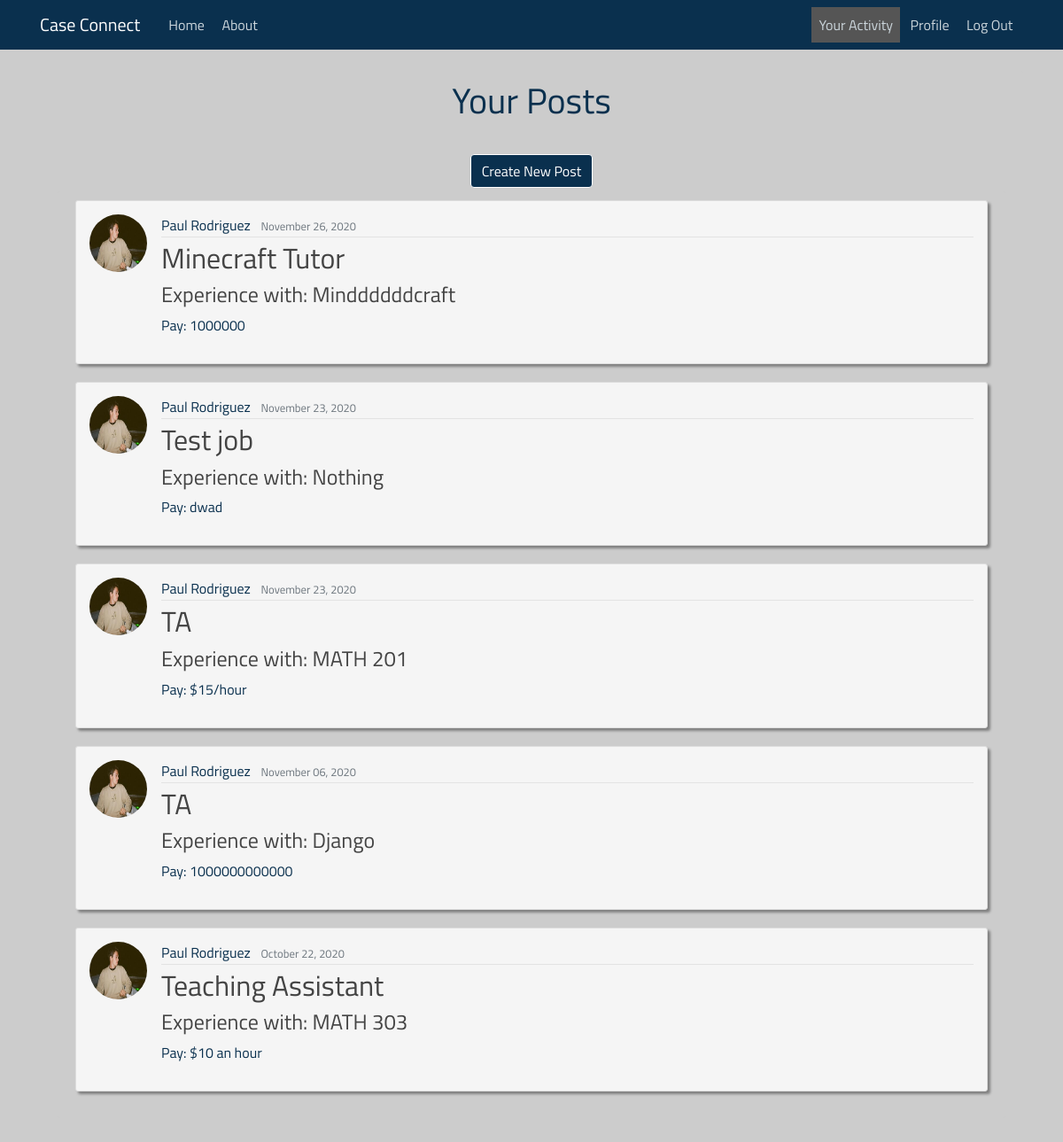
Page /post-list (signed in) on the earlier database version.
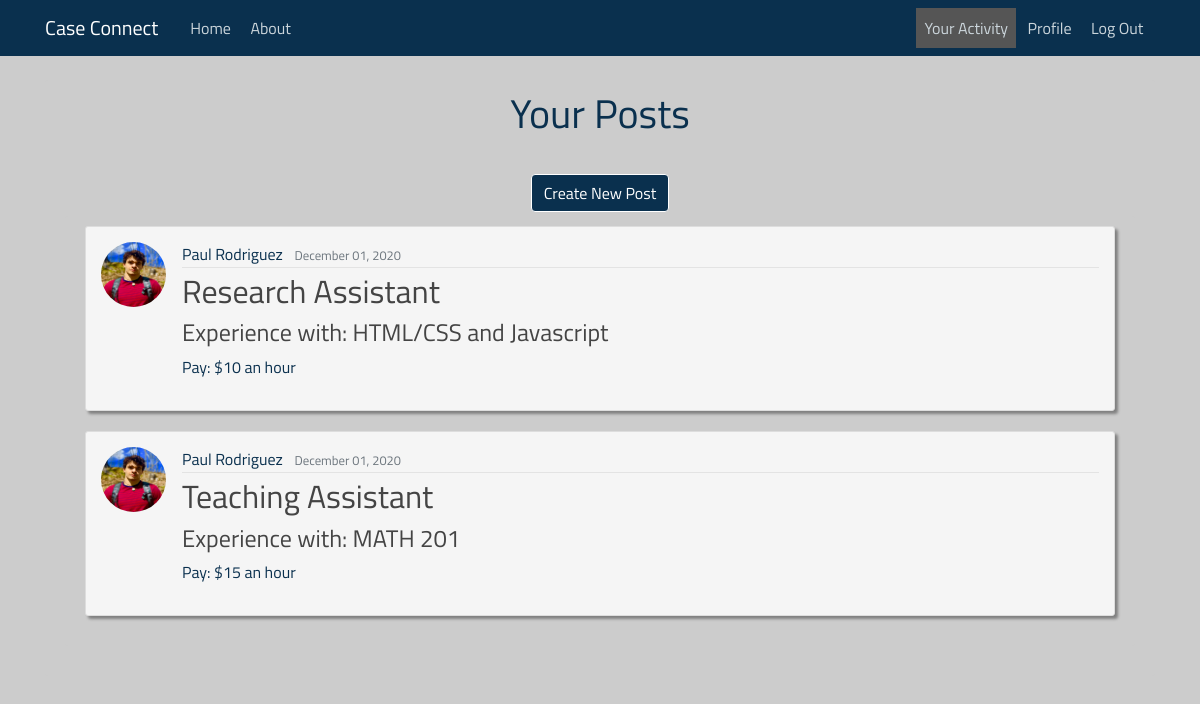
Same page on the later database version.
### case_connecting/models.py (models this page shows, shortened)
class Post(models.Model):
    recruiter = models.ForeignKey(User, on_delete=models.CASCADE)
    position = models.CharField(max_length=200)
    knowledge = models.CharField(max_length=200)
    content = models.TextField()
    pay = models.CharField(max_length=200)
    date_posted = models.DateTimeField(default=timezone.now)

### users/models.py (models this page shows, shortened)
class Profile(models.Model):
    user = models.OneToOneField(User, on_delete=models.CASCADE)
    image = models.ImageField(default='default.jpg', upload_to='profile_pics')
    resume = models.FileField(default=None, upload_to='resumes')

### case_connecting/views.py (the view)
# urls.py: path('post-list', CurrentUserPostListView.as_view(), name="case_connecting-posts"),
class CurrentUserPostListView(LoginRequiredMixin, ListView):
    model = Post
    template_name = 'case_connecting/current_user_posts.html'
    context_object_name = 'posts'
    paginate_by = 8  # the number of posts per page
    def get_queryset(self):
        user = self.request.user
        return Post.objects.filter(recruiter=user).order_by('-date_posted')

### templates/case_connecting/current_user_posts.html (shortened to what this page needs)
{% extends "case_connecting/base.html" %}
{% load static %}
{% block content %}
<head>
    <link rel="stylesheet" type="text/css" href="{% static 'case_connecting/activity.css' %}">
</head>
    <div class="content-section" id="posting-list">
        <div>
            <h1>Your Posts</h1>
            <br>
        </div>
    <div align="center">
        <a class="btn btn-danger mt-1 mb-1 button" href="{% url 'post-create' %}">Create New Post</a>
    </div>
    <div class="content-section" id="posting-list">
        {% for post in posts %}
            <article id="post" class="media content-section">
            <img class="rounded-circle article-img" src="{{ post.recruiter.profile.image.url }}">
                  <div class="media-body">
                    <div class="article-metadata">
                      <a class="mr-2">{{ post.recruiter.get_full_name }}</a>
                      <small class="text-muted">{{ post.date_posted|date:"F d, Y" }}</small>
                    </div>
                    <h2><a class="article-title" href="{% url 'post-detail' post.id %}">{{ post.position }}</a></h2>
                      <h4>Experience with: {{ post.knowledge }}</h4>
                      <p class="article-content">Pay: {{ post.pay }}</p>
                  </div>
                </article>
        {% endfor %}
    </div>
{% endblock %}

Differences in the rows shown:
removed Post: recruiter.profile.image (picture), recruiter.get_full_name "Paul Rodriguez", date_posted "November 26, 2020", position "Minecraft Tutor", knowledge "Minddddddcraft", pay "1000000"
removed Post: recruiter.profile.image (picture), recruiter.get_full_name "Paul Rodriguez", date_posted "November 23, 2020", position "Test job", knowledge "Nothing", pay "dwad"
removed Post: recruiter.profile.image (picture), recruiter.get_full_name "Paul Rodriguez", date_posted "November 23, 2020", position "TA", knowledge "MATH 201", pay "$15/hour"
removed Post: recruiter.profile.image (picture), recruiter.get_full_name "Paul Rodriguez", date_posted "November 06, 2020", position "TA", knowledge "Django", pay "1000000000000"
removed Post: recruiter.profile.image (picture), recruiter.get_full_name "Paul Rodriguez", date_posted "October 22, 2020", position "Teaching Assistant", knowledge "MATH 303", pay "$10 an hour"
added Post: recruiter.profile.image (picture), recruiter.get_full_name "Paul Rodriguez", date_posted "December 01, 2020", position "Research Assistant", knowledge "HTML/CSS and Javascript", pay "$10 an hour"
added Post: recruiter.profile.image (picture), recruiter.get_full_name "Paul Rodriguez", date_posted "December 01, 2020", position "Teaching Assistant", knowledge "MATH 201", pay "$15 an hour"
